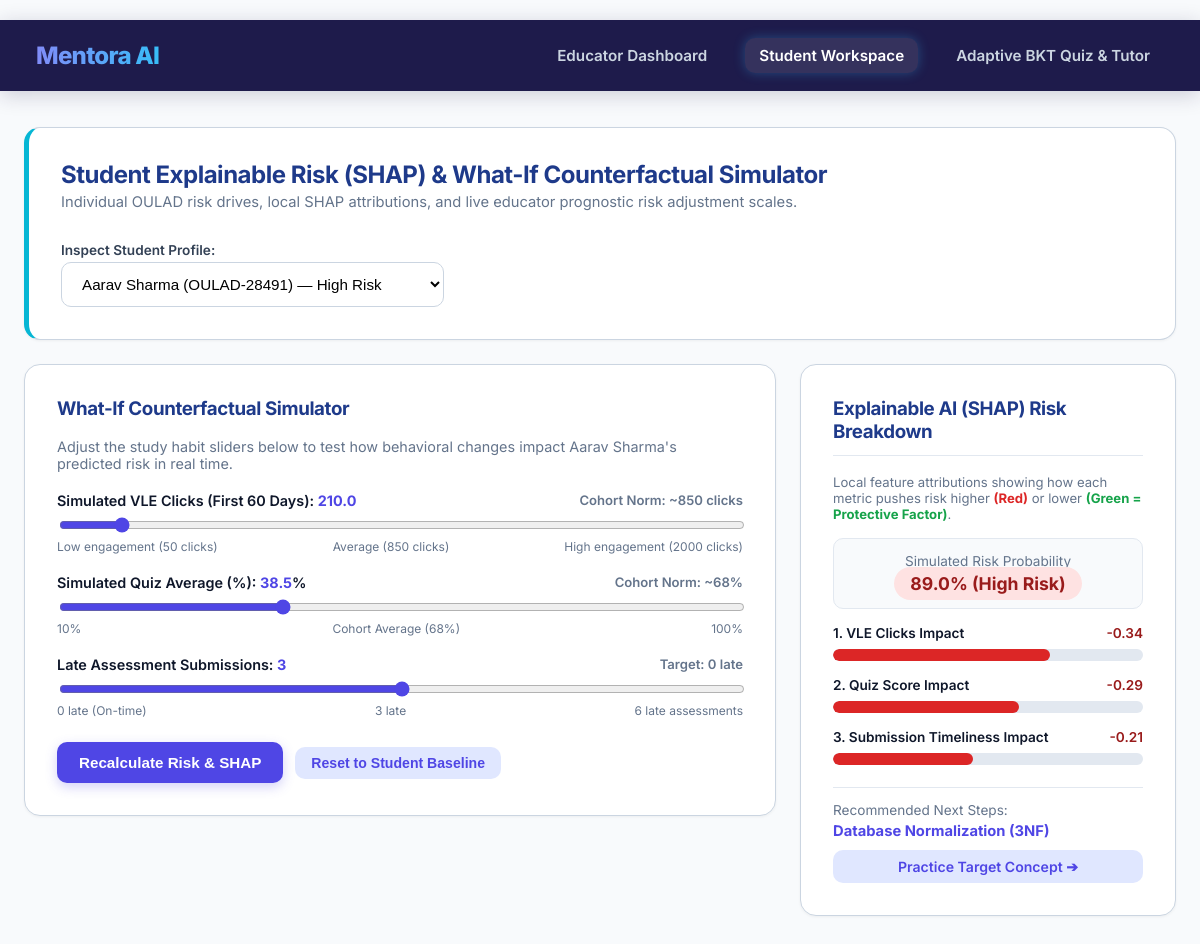
Screenshot of /student (signed in) with the database file from the repository.
### models.py (models this page shows)
class StudentRecord(db.Model):
    __tablename__ = 'student_records'
    id = db.Column(db.Integer, primary_key=True)
    student_id = db.Column(db.String(50), unique=True, nullable=False)
    name = db.Column(db.String(150), nullable=False)
    module = db.Column(db.String(100), nullable=False)
    vle_clicks = db.Column(db.Float, nullable=False)
    quiz_avg = db.Column(db.Float, nullable=False)
    late_submissions = db.Column(db.Integer, nullable=False)
    risk_prob = db.Column(db.Float, nullable=False)
    risk_level = db.Column(db.String(50), nullable=False)
    shap_driver = db.Column(db.String(255), nullable=True)
    recommended_concept = db.Column(db.String(150), nullable=True)
    bkt_mastery = db.Column(db.Float, nullable=False)

### app.py (the view)
@app.route('/student')
@login_required
def student_workspace():
    students = StudentRecord.query.all()
    student_list = [serialize_student(s) for s in students]
    if current_user.role == 'student' and current_user.student_id_ref:
        selected = next((s for s in student_list if s["student_id"] == current_user.student_id_ref), student_list[0])
    else:
        student_id = request.args.get('student_id')
        selected = next((s for s in student_list if s["student_id"] == student_id), student_list[0])
    return render_template('student_workspace.html', student=selected, students=student_list)

### app.py (called while the page is built)
@login_manager.user_loader
def load_user(user_id):
    return db.session.get(User, int(user_id))

def serialize_student(record):
    return {
        "student_id": record.student_id,
        "name": record.name,
        "module": record.module,
        "vle_clicks": record.vle_clicks,
        "quiz_avg": record.quiz_avg,
        "late_submissions": record.late_submissions,
        "risk_prob": record.risk_prob,
        "risk_level": record.risk_level,
        "shap_driver": record.shap_driver,
        "recommended_concept": record.recommended_concept,
        "bkt_mastery": record.bkt_mastery
    }

### web/templates/student_workspace.html (shortened to what this page needs)
﻿{% extends "base.html" %}
{% block content %}
<div class="card-box" style="margin-bottom: 24px; border-left: 5px solid #06b6d4;">
    <div style="display: flex; justify-content: space-between; align-items: center; flex-wrap: wrap; gap: 16px;">
        <div>
            <h2 style="margin: 0; color: #1e3a8a;">Student Explainable Risk (SHAP) & What-If Counterfactual Simulator</h2>
            <p style="color: #64748b; font-size: 0.92rem; margin-top: 4px;">
                Individual OULAD risk drives, local SHAP attributions, and live educator prognostic risk adjustment scales.
            </p>
        </div>
        <div>
            <label style="font-size: 0.85rem; font-weight: 600; color: #334155; display: block; margin-bottom: 4px;">Inspect Student Profile:</label>
            <select id="studentSelect" class="filter-select" onchange="switchStudent(this.value)">
                {% for s in students %}
                <option value="{{ s.student_id }}" {% if s.student_id == student.student_id %}selected{% endif %}>
                    {{ s.name }} ({{ s.student_id }}) — {{ s.risk_level }}
                </option>
                {% endfor %}
            </select>
        </div>
    </div>
</div>
<div style="display: grid; grid-template-columns: 2fr 1fr; gap: 24px; align-items: start;">
    <div class="card-box">
        <h3 style="margin-top: 0; color: #1e3a8a;">What-If Counterfactual Simulator</h3>
        <p style="color: #64748b; font-size: 0.9rem; margin-bottom: 20px;">
            Adjust the study habit sliders below to test how behavioral changes impact <span id="studentNameLabel">{{ student.name }}</span>'s predicted risk in real time.
        </p>
        <div style="margin-bottom: 20px;">
            <div style="display: flex; justify-content: space-between; font-weight: 600; font-size: 0.9rem; margin-bottom: 6px;">
                <span>Simulated VLE Clicks (First 60 Days): <strong id="vleVal" style="color: #4f46e5;">{{ student.vle_clicks }}</strong></span>
                <span style="color: #64748b; font-size: 0.82rem;">Cohort Norm: ~850 clicks</span>
            </div>
            <input type="range" id="vleSlider" min="50" max="2000" step="10" value="{{ student.vle_clicks }}" style="width: 100%; accent-color: #4f46e5;" oninput="updateSliders()">
            <div style="display: flex; justify-content: space-between; font-size: 0.75rem; color: #64748b; margin-top: 4px;">
                <span>Low engagement (50 clicks)</span>
                <span>Average (850 clicks)</span>
                <span>High engagement (2000 clicks)</span>
            </div>
        </div>
        <div style="margin-bottom: 20px;">
            <div style="display: flex; justify-content: space-between; font-weight: 600; font-size: 0.9rem; margin-bottom: 6px;">
                <span>Simulated Quiz Average (%): <strong id="quizVal" style="color: #4f46e5;">{{ student.quiz_avg }}</strong>%</span>
                <span style="color: #64748b; font-size: 0.82rem;">Cohort Norm: ~68%</span>
            </div>
            <input type="range" id="quizSlider" min="10" max="100" step="1" value="{{ student.quiz_avg }}" style="width: 100%; accent-color: #4f46e5;" oninput="updateSliders()">
            <div style="display: flex; justify-content: space-between; font-size: 0.75rem; color: #64748b; margin-top: 4px;">
                <span>10%</span>
                <span>Cohort Average (68%)</span>
                <span>100%</span>
            </div>
        </div>
        <div style="margin-bottom: 24px;">
            <div style="display: flex; justify-content: space-between; font-weight: 600; font-size: 0.9rem; margin-bottom: 6px;">
                <span>Late Assessment Submissions: <strong id="lateVal" style="color: #4f46e5;">{{ student.late_submissions }}</strong></span>
                <span style="color: #64748b; font-size: 0.82rem;">Target: 0 late</span>
            </div>
            <input type="range" id="lateSlider" min="0" max="6" step="1" value="{{ student.late_submissions }}" style="width: 100%; accent-color: #4f46e5;" oninput="updateSliders()">
            <div style="display: flex; justify-content: space-between; font-size: 0.75rem; color: #64748b; margin-top: 4px;">
                <span>0 late (On-time)</span>
                <span>3 late</span>
                <span>6 late assessments</span>
            </div>
        </div>
        <div style="display: flex; gap: 12px; align-items: center;">
            <button type="button" class="next-btn" onclick="recalculateRisk()">Recalculate Risk & SHAP</button>
            <button type="button" class="action-btn" onclick="resetBaseline()">Reset to Student Baseline</button>
        </div>
    </div>
    <div class="card-box">
        <h3 style="margin-top: 0; color: #1e3a8a; border-bottom: 1px solid #e2e8f0; padding-bottom: 12px;">Explainable AI (SHAP) Risk Breakdown</h3>
        <p style="color: #64748b; font-size: 0.82rem; margin-bottom: 16px;">
            Local feature attributions showing how each metric pushes risk higher <span style="color: #dc2626; font-weight: bold;">(Red)</span> or lower <span style="color: #16a34a; font-weight: bold;">(Green = Protective Factor)</span>.
        </p>
        <div style="display: flex; flex-direction: column; gap: 16px;">
            <div style="background: #f8fafc; padding: 14px; border-radius: 10px; border: 1px solid #e2e8f0; text-align: center;">
                <span style="color: #64748b; font-size: 0.85rem; display: block; margin-bottom: 4px;">Simulated Risk Probability</span>
                <span id="simRiskBadge" class="{% if student.risk_level == 'High Risk' %}badge-high{% elif student.risk_level == 'Moderate Risk' %}badge-mod{% else %}badge-low{% endif %}" style="font-size: 1.1rem; padding: 6px 16px;">
                    {{ student.risk_prob * 100 | int }}% ({{ student.risk_level }})
                </span>
            </div>
            <div>
                <div style="display: flex; justify-content: space-between; font-size: 0.85rem; font-weight: 600; margin-bottom: 4px;">
                    <span>1. VLE Clicks Impact</span>
                    <span id="shapVleVal" style="color: #991b1b;">-0.34</span>
                </div>
                <div class="progress-track"><div id="shapVleBar" class="progress-fill" style="width: 70%; background: #dc2626;"></div></div>
            </div>
            <div>
                <div style="display: flex; justify-content: space-between; font-size: 0.85rem; font-weight: 600; margin-bottom: 4px;">
                    <span>2. Quiz Score Impact</span>
                    <span id="shapQuizVal" style="color: #991b1b;">-0.29</span>
                </div>
                <div class="progress-track"><div id="shapQuizBar" class="progress-fill" style="width: 60%; background: #dc2626;"></div></div>
            </div>
            <div>
                <div style="display: flex; justify-content: space-between; font-size: 0.85rem; font-weight: 600; margin-bottom: 4px;">
                    <span>3. Submission Timeliness Impact</span>
                    <span id="shapLateVal" style="color: #991b1b;">-0.21</span>
                </div>
                <div class="progress-track"><div id="shapLateBar" class="progress-fill" style="width: 45%; background: #dc2626;"></div></div>
            </div>
            <div style="border-top: 1px solid #e2e8f0; padding-top: 14px; margin-top: 6px;">
                <div style="font-size: 0.85rem; color: #64748b; margin-bottom: 4px;">Recommended Next Steps:</div>
                <strong id="recConceptLabel" style="color: #4f46e5; font-size: 0.92rem;">{{ student.recommended_concept }}</strong>
                <a href="/quiz?student_id={{ student.student_id }}" class="action-btn" style="display: block; text-align: center; margin-top: 10px; text-decoration: none;">Practice Target Concept ➔</a>
            </div>
        </div>
    </div>
</div>
{% endblock %}

### web/static/css/style.css (style rules this page uses)
:root { --primary: #4f46e5; --primary-dark: #4338ca; --accent: #06b6d4; --bg-main: #f8fafc; --card-bg: #ffffff; --text-main: #0f172a; --text-muted: #64748b; --border-color: #cbd5e1; --radius-lg: 16px; --radius-md: 10px; --shadow-sm: 0 1px 3px rgba(0, 0, 0, 0.05); --shadow-md: 0 10px 25px -5px rgba(0, 0, 0, 0.08), 0 8px 10px -6px rgba(0, 0, 0, 0.08); --transition: all 0.25s cubic-bezier(0.4, 0, 0.2, 1); }
body { font-family: 'Inter', system-ui, -apple-system, sans-serif; background-color: var(--bg-main); color: var(--text-main); margin: 0; padding: 0; -webkit-font-smoothing: antialiased; }
h2, h3, h4 { color: #0f172a; font-weight: 700; letter-spacing: -0.02em; }
.card-box { background: var(--card-bg); border: 1px solid var(--border-color); border-radius: var(--radius-lg); padding: 32px; box-shadow: var(--shadow-sm); margin-bottom: 24px; transition: var(--transition); }
.search-input, .filter-select { padding: 12px 16px; border: 1px solid #cbd5e1; border-radius: var(--radius-md); font-size: 0.95rem; outline: none; background: #ffffff; transition: var(--transition); }
.next-btn, .action-btn { background: var(--primary); color: #ffffff; border: none; padding: 12px 22px; border-radius: var(--radius-md); font-size: 0.95rem; font-weight: 600; cursor: pointer; transition: var(--transition); box-shadow: 0 4px 12px rgba(79, 70, 229, 0.25); }
.action-btn { background: #e0e7ff; color: var(--primary); box-shadow: none; padding: 8px 16px; font-size: 0.88rem; }
.badge-high { background: #fee2e2; color: #991b1b; padding: 6px 14px; border-radius: 999px; font-weight: 700; font-size: 0.78rem; }
.progress-track { background: #e2e8f0; border-radius: 999px; height: 12px; overflow: hidden; margin-top: 8px; }
.progress-fill { background: linear-gradient(90deg, #4f46e5, #06b6d4); height: 100%; border-radius: 999px; transition: width 0.5s ease; }

### rows the page displays
StudentRecord: name "Aarav Sharma", vle_clicks "210.0", vle_clicks "210", quiz_avg "38.5", quiz_avg "39", student.risk_prob*100|int "89.0", risk_level "High Risk", recommended_concept "Database Normalization (3NF)"

### other values shown
{{ student.late_submissions }} "3"
form field value "Aarav Sharma (OULAD-28491) — High Risk"
